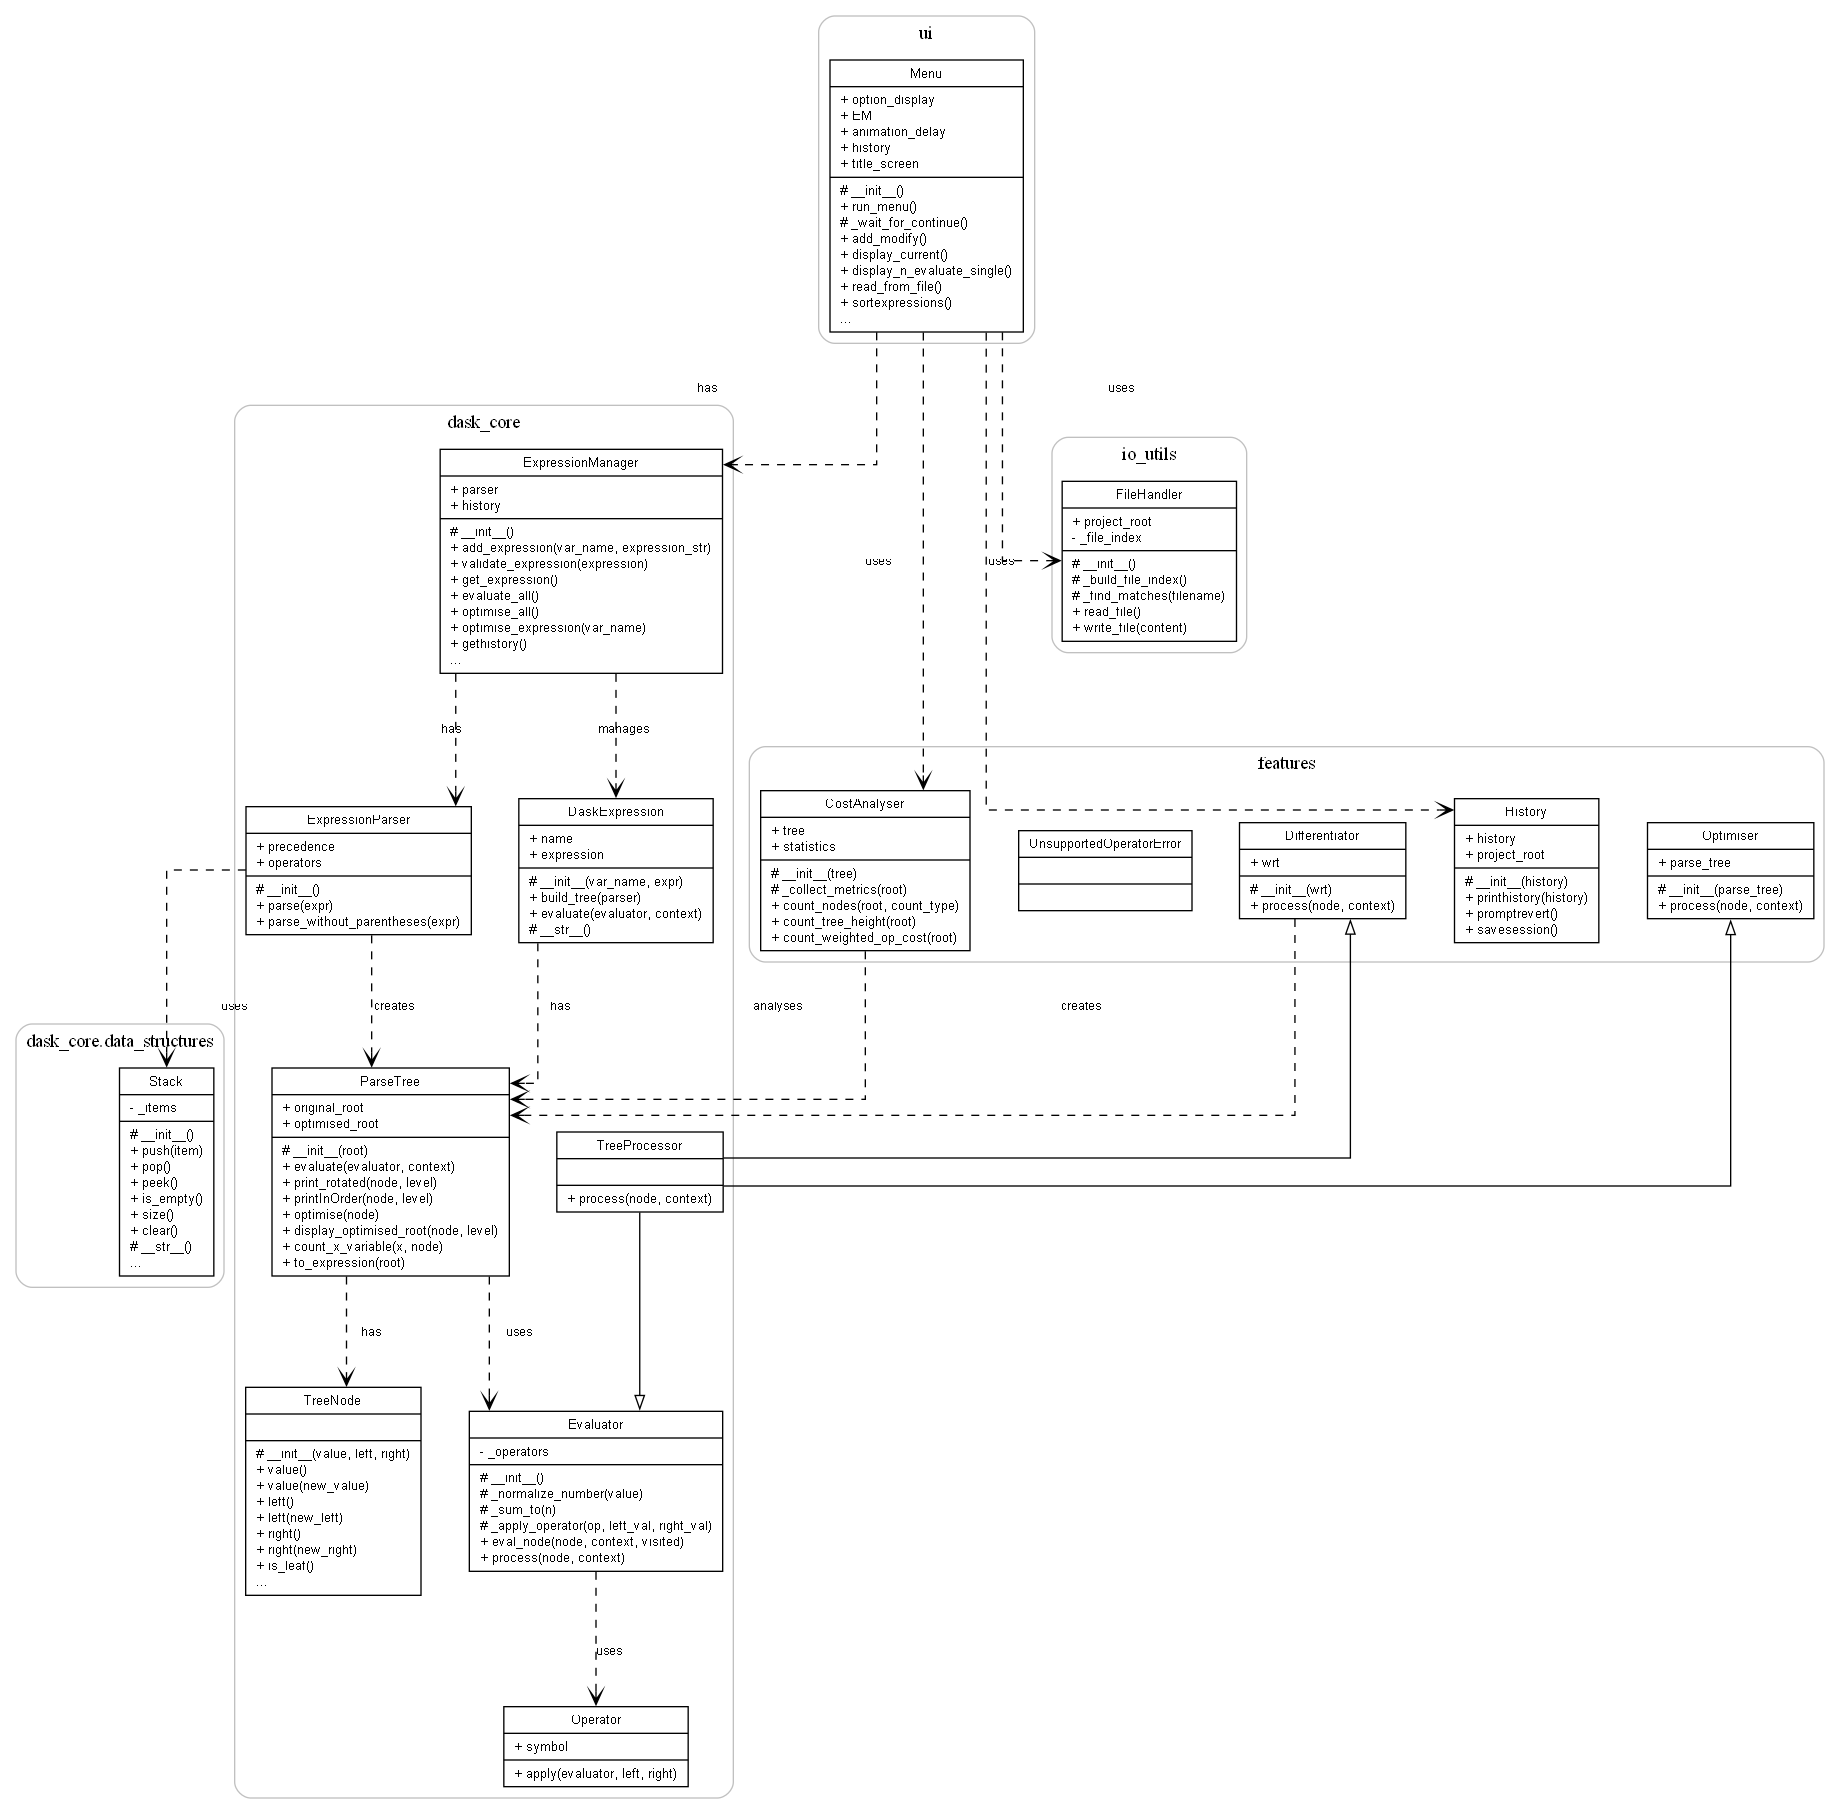

Generate this figure with Python:
"""
UML Class Diagram Generator for DASK Expression Evaluator Project
Generates a class diagram using graphviz (included in Anaconda)

Usage: python class_diagram.py
Output: class_diagram.png
"""

import ast
import os
from pathlib import Path

try:
    from graphviz import Digraph
except ImportError:
    print("graphviz not found. Install with: pip install graphviz")
    print("You also need Graphviz binaries: conda install graphviz")
    exit(1)


def get_python_files(root_dir: str, exclude_dirs: set = None) -> list:
    """Get all Python files in the project, excluding test files."""
    if exclude_dirs is None:
        exclude_dirs = {'__pycache__', '.git', 'venv', 'tests'}
    
    python_files = []
    for dirpath, dirnames, filenames in os.walk(root_dir):
        # Remove excluded directories
        dirnames[:] = [d for d in dirnames if d not in exclude_dirs]
        
        for filename in filenames:
            if filename.endswith('.py') and not filename.startswith('test_'):
                python_files.append(os.path.join(dirpath, filename))
    
    return python_files


def extract_class_info(filepath: str) -> list:
    """Extract class information from a Python file using AST."""
    with open(filepath, 'r', encoding='utf-8') as f:
        try:
            tree = ast.parse(f.read())
        except SyntaxError:
            return []
    
    classes = []
    module_name = Path(filepath).stem
    
    for node in ast.walk(tree):
        if isinstance(node, ast.ClassDef):
            class_info = {
                'name': node.name,
                'module': module_name,
                'filepath': filepath,
                'bases': [],
                'methods': [],
                'attributes': []
            }
            
            # Extract base classes
            for base in node.bases:
                if isinstance(base, ast.Name):
                    class_info['bases'].append(base.id)
                elif isinstance(base, ast.Attribute):
                    class_info['bases'].append(base.attr)
            
            # Extract methods and attributes
            for item in node.body:
                if isinstance(item, ast.FunctionDef):
                    # Determine visibility
                    if item.name.startswith('__') and not item.name.endswith('__'):
                        visibility = '-'  # private
                    elif item.name.startswith('_'):
                        visibility = '#'  # protected
                    else:
                        visibility = '+'  # public
                    
                    # Get parameters
                    params = []
                    for arg in item.args.args:
                        if arg.arg != 'self':
                            params.append(arg.arg)
                    
                    method_str = f"{visibility} {item.name}({', '.join(params)})"
                    class_info['methods'].append(method_str)
                    
                elif isinstance(item, ast.Assign):
                    # Class-level attributes
                    for target in item.targets:
                        if isinstance(target, ast.Name):
                            visibility = '-' if target.id.startswith('_') else '+'
                            class_info['attributes'].append(f"{visibility} {target.id}")
            
            # Extract instance attributes from __init__
            for item in node.body:
                if isinstance(item, ast.FunctionDef) and item.name == '__init__':
                    for stmt in ast.walk(item):
                        if isinstance(stmt, ast.Assign):
                            for target in stmt.targets:
                                if isinstance(target, ast.Attribute) and isinstance(target.value, ast.Name):
                                    if target.value.id == 'self':
                                        attr_name = target.attr
                                        visibility = '-' if attr_name.startswith('_') else '+'
                                        attr_str = f"{visibility} {attr_name}"
                                        if attr_str not in class_info['attributes']:
                                            class_info['attributes'].append(attr_str)
            
            classes.append(class_info)
    
    return classes


def create_uml_diagram(classes: list, output_file: str = 'class_diagram'):
    """Create a UML class diagram using graphviz."""
    dot = Digraph(comment='DASK Expression Evaluator - Class Diagram')
    dot.attr(rankdir='TB', splines='ortho', nodesep='0.5', ranksep='1.0')
    dot.attr('node', shape='record', fontname='Helvetica', fontsize='10')
    dot.attr('edge', fontname='Helvetica', fontsize='9')
    
    # Group classes by package/module
    packages = {}
    for cls in classes:
        # Determine package from filepath
        filepath = Path(cls['filepath'])
        parts = filepath.parts
        
        # Find package name
        if 'dask_core' in parts:
            if 'data_structures' in parts:
                package = 'dask_core.data_structures'
            else:
                package = 'dask_core'
        elif 'features' in parts:
            package = 'features'
        elif 'io_utils' in parts:
            package = 'io_utils'
        elif 'ui' in parts:
            package = 'ui'
        else:
            package = 'root'
        
        if package not in packages:
            packages[package] = []
        packages[package].append(cls)
    
    # Create subgraphs for each package
    for package, pkg_classes in packages.items():
        with dot.subgraph(name=f'cluster_{package.replace(".", "_")}') as sub:
            sub.attr(label=package, style='rounded', color='gray')
            
            for cls in pkg_classes:
                # Build the label for the class node
                name = cls['name']
                
                # Attributes section (limit to first 5)
                attrs = cls['attributes'][:5]
                if len(cls['attributes']) > 5:
                    attrs.append('...')
                attrs_str = '\\l'.join(attrs) + '\\l' if attrs else ''
                
                # Methods section (limit to first 8)
                methods = cls['methods'][:8]
                if len(cls['methods']) > 8:
                    methods.append('...')
                methods_str = '\\l'.join(methods) + '\\l' if methods else ''
                
                # Create UML-style label
                label = f"{{{name}|{attrs_str}|{methods_str}}}"
                
                sub.node(name, label=label)
    
    # Track which classes exist in our diagram
    class_names = {cls['name'] for cls in classes}
    
    # Add inheritance relationships
    for cls in classes:
        for base in cls['bases']:
            if base in class_names:
                dot.edge(base, cls['name'], arrowhead='empty', style='solid')
    
    # Add composition/association relationships based on type hints and attributes
    associations = [
        ('ExpressionManager', 'ExpressionParser', 'has'),
        ('ExpressionManager', 'DaskExpression', 'manages'),
        ('DaskExpression', 'ParseTree', 'has'),
        ('ParseTree', 'TreeNode', 'has'),
        ('ParseTree', 'Evaluator', 'uses'),
        ('ExpressionParser', 'Stack', 'uses'),
        ('ExpressionParser', 'ParseTree', 'creates'),
        ('Evaluator', 'Operator', 'uses'),
        ('Menu', 'ExpressionManager', 'has'),
        ('Menu', 'FileHandler', 'uses'),
        ('Menu', 'CostAnalyser', 'uses'),
        ('Menu', 'History', 'uses'),
        ('CostAnalyser', 'ParseTree', 'analyses'),
        ('Differentiator', 'ParseTree', 'creates'),
    ]
    
    for source, target, label in associations:
        if source in class_names and target in class_names:
            dot.edge(source, target, label=label, style='dashed', arrowhead='vee')
    
    # Render the diagram
    dot.render(output_file, format='png', cleanup=True)
    print(f"Class diagram saved to {output_file}.png")
    
    # Also save as SVG for better quality
    dot.render(output_file, format='svg', cleanup=True)
    print(f"Class diagram saved to {output_file}.svg")
    
    return dot


def main():
    # Get project root (where this script is located)
    project_root = Path(__file__).parent
    
    print("Scanning project for Python files...")
    python_files = get_python_files(str(project_root))
    
    print(f"Found {len(python_files)} Python files")
    
    # Extract class information
    all_classes = []
    for filepath in python_files:
        classes = extract_class_info(filepath)
        all_classes.extend(classes)
        if classes:
            print(f"  {filepath}: {[c['name'] for c in classes]}")
    
    print(f"\nFound {len(all_classes)} classes total")
    
    # Filter out operator subclasses for cleaner diagram (keep base Operator)
    operator_subclasses = {'AddOperator', 'SubOperator', 'MulOperator', 
                          'DivOperator', 'SumOperator', 'DivSumOperator', 'PowOperator'}
    filtered_classes = [c for c in all_classes if c['name'] not in operator_subclasses]
    
    print(f"Generating diagram with {len(filtered_classes)} main classes...")
    print("(Operator subclasses grouped under base Operator class)")
    
    # Create the diagram
    dot = create_uml_diagram(filtered_classes)
    
    # Also generate PlantUML code for alternative rendering
    print("\nGenerating PlantUML code...")
    generate_plantuml(filtered_classes)


def generate_plantuml(classes: list):
    """Generate PlantUML code as an alternative."""
    lines = ['@startuml', 'skinparam classAttributeIconSize 0', '']
    
    # Group by package
    packages = {}
    for cls in classes:
        filepath = Path(cls['filepath'])
        parts = filepath.parts
        
        if 'dask_core' in parts:
            if 'data_structures' in parts:
                package = 'dask_core.data_structures'
            else:
                package = 'dask_core'
        elif 'features' in parts:
            package = 'features'
        elif 'io_utils' in parts:
            package = 'io_utils'
        elif 'ui' in parts:
            package = 'ui'
        else:
            package = 'root'
        
        if package not in packages:
            packages[package] = []
        packages[package].append(cls)
    
    for package, pkg_classes in packages.items():
        lines.append(f'package "{package}" {{')
        for cls in pkg_classes:
            lines.append(f'  class {cls["name"]} {{')
            for attr in cls['attributes'][:5]:
                lines.append(f'    {attr}')
            for method in cls['methods'][:6]:
                lines.append(f'    {method}')
            lines.append('  }')
        lines.append('}')
        lines.append('')
    
    # Inheritance
    class_names = {c['name'] for c in classes}
    for cls in classes:
        for base in cls['bases']:
            if base in class_names:
                lines.append(f'{base} <|-- {cls["name"]}')
    
    lines.append('')
    lines.append("' Associations")
    associations = [
        ('ExpressionManager', 'DaskExpression', '*--'),
        ('DaskExpression', 'ParseTree', 'o--'),
        ('ParseTree', 'TreeNode', 'o--'),
        ('Menu', 'ExpressionManager', 'o--'),
    ]
    for source, target, arrow in associations:
        if source in class_names and target in class_names:
            lines.append(f'{source} {arrow} {target}')
    
    lines.append('@enduml')
    
    with open('class_diagram.puml', 'w') as f:
        f.write('\n'.join(lines))
    
    print("PlantUML code saved to class_diagram.puml")
    print("You can render it at: https://www.plantuml.com/plantuml/uml/")


if __name__ == '__main__':
    main()
